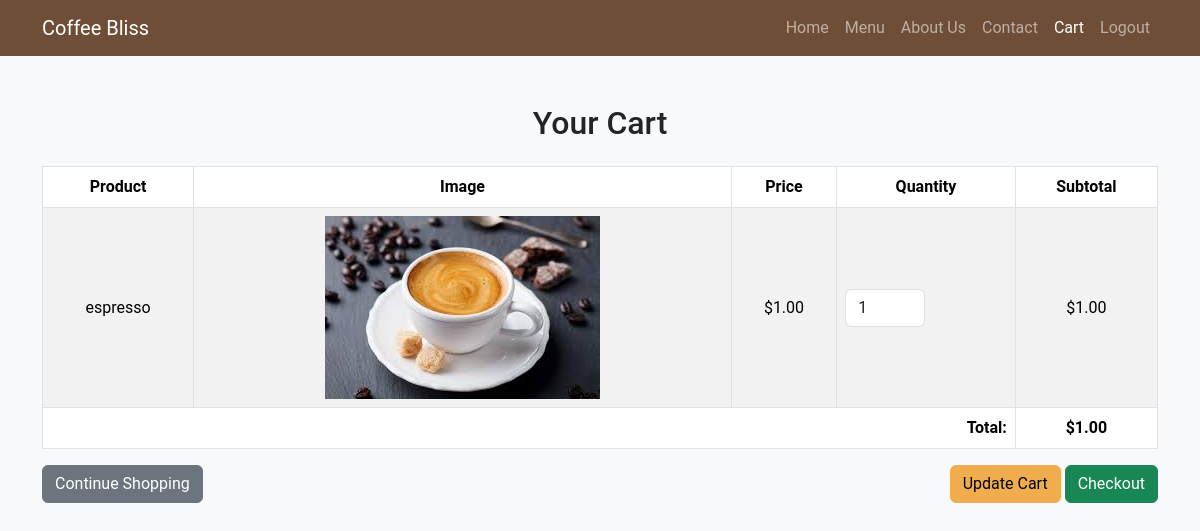
Screenshot of /cart.php (signed in) with the database file from the repository.
### tables this page shows
CREATE TABLE `cart` (
  `id` int(11) NOT NULL,
  `user_id` int(11) NOT NULL,
  `product_id` int(11) NOT NULL,
  `quantity` int(11) DEFAULT 1,
  `created_at` timestamp NOT NULL DEFAULT current_timestamp()
);

CREATE TABLE `products` (
  `id` int(11) NOT NULL,
  `name` varchar(100) NOT NULL,
  `image` varchar(255) NOT NULL,
  `price` decimal(10,2) NOT NULL,
  `description` text DEFAULT NULL,
  `created_at` timestamp NOT NULL DEFAULT current_timestamp(),
  `discount_price` decimal(10,2) DEFAULT NULL
);

### cart.php (the view, shortened to what this page needs)
<?php
include_once 'config.php';
$user_id = $_SESSION['user_id'];
$cart_items = [];
$cartTotals = [
    'count' => 0,
    'total' => 0
];
$cartQuery = $conn->prepare("
    SELECT c.id as cart_id, p.id as product_id, p.name, p.price, p.image, c.quantity
    FROM cart c
    JOIN products p ON c.product_id = p.id
    WHERE c.user_id = ?
");
if($cartQuery){
    $cartQuery->bind_param("i", $user_id);
    $cartQuery->execute();
    $result = $cartQuery->get_result();
    if($result){
        while($row = $result->fetch_assoc()){
            $cart_items[] = $row;
            $cartTotals['count'] += (int)$row['quantity'];
            $cartTotals['total'] += (float)$row['price'] * (int)$row['quantity'];
        }
    }
}
?>
<!DOCTYPE html>
<html lang="en">
<head>
<link href="https://cdn.jsdelivr.net/npm/bootstrap@5.3.3/dist/css/bootstrap.min.css" rel="stylesheet">
</head>
<body>
<nav class="navbar navbar-expand-lg navbar-dark navbar-custom">
<div class="container">
    <a class="navbar-brand" href="index.php">Coffee Bliss</a>
    <div class="collapse navbar-collapse" id="navbarNav">
        <ul class="navbar-nav ms-auto">
            <li class="nav-item"><a class="nav-link" href="index.php">Home</a></li>
            <li class="nav-item"><a class="nav-link" href="menu.php">Menu</a></li>
            <li class="nav-item"><a class="nav-link" href="about.php">About Us</a></li>
            <li class="nav-item"><a class="nav-link" href="contact.php">Contact</a></li>
            <li class="nav-item"><a class="nav-link active" href="cart.php">Cart</a></li>
            <li class="nav-item"><a class="nav-link" href="logout.php">Logout</a></li>
        </ul>
    </div>
</div>
</nav>
<div class="container mt-5">
    <h2 class="mb-4 text-center">Your Cart</h2>
    <?php if(count($cart_items) > 0): ?>
    <form method="post">
        <table class="table table-bordered table-striped align-middle text-center">
            <thead>
                <tr>
                    <th>Product</th>
                    <th>Image</th>
                    <th>Price</th>
                    <th>Quantity</th>
                    <th>Subtotal</th>
                </tr>
            </thead>
            <tbody>
                <?php foreach($cart_items as $item):
                    $subtotal = (float)$item['price'] * (int)$item['quantity'];
                ?>
                <tr>
                    <td><?php echo htmlspecialchars($item['name'], ENT_QUOTES); ?></td>
                    <td><img src="<?php echo htmlspecialchars($item['image'], ENT_QUOTES); ?>" alt="<?php echo htmlspecialchars($item['name'], ENT_QUOTES); ?>"></td>
                    <td>$<?php echo number_format((float)$item['price'], 2); ?></td>
                    <td>
                        <input type="number" name="quantities[<?php echo (int)$item['cart_id']; ?>]" value="<?php echo (int)$item['quantity']; ?>" min="0" class="form-control" style="width:80px;">
                    </td>
                    <td>$<?php echo number_format($subtotal, 2); ?></td>
                </tr>
                <?php endforeach; ?>
                <tr>
                    <td colspan="4" class="text-end"><strong>Total:</strong></td>
                    <td><strong>$<?php echo number_format($cartTotals['total'], 2); ?></strong></td>
                </tr>
            </tbody>
        </table>
        <div class="d-flex justify-content-between">
            <a href="menu.php" class="btn btn-secondary">Continue Shopping</a>
            <div>
                <button type="submit" name="update" class="btn btn-warning">Update Cart</button>
                <button type="submit" name="checkout" class="btn btn-success">Checkout</button>
            </div>
        </div>
    </form>
    <?php else: ?>
        <div class="alert alert-info text-center">Your cart is empty. <a href="menu.php">Go to Menu</a></div>
    <?php endif; ?>
</div>
</body>
</html>

### cart.php (style rules this page uses)
body { font-family: 'Roboto', sans-serif; background-color: #f8f9fa; }
.navbar-custom { background-color: #6f4e37; }
.btn-warning { background-color: #f0ad4e; border-color: #f0ad4e; }

### rows the page displays
cart: product.name "espresso", product.image (picture), product.price "1.00", quantity "1"

### other values shown
$cartTotals['total'] "1.00"
